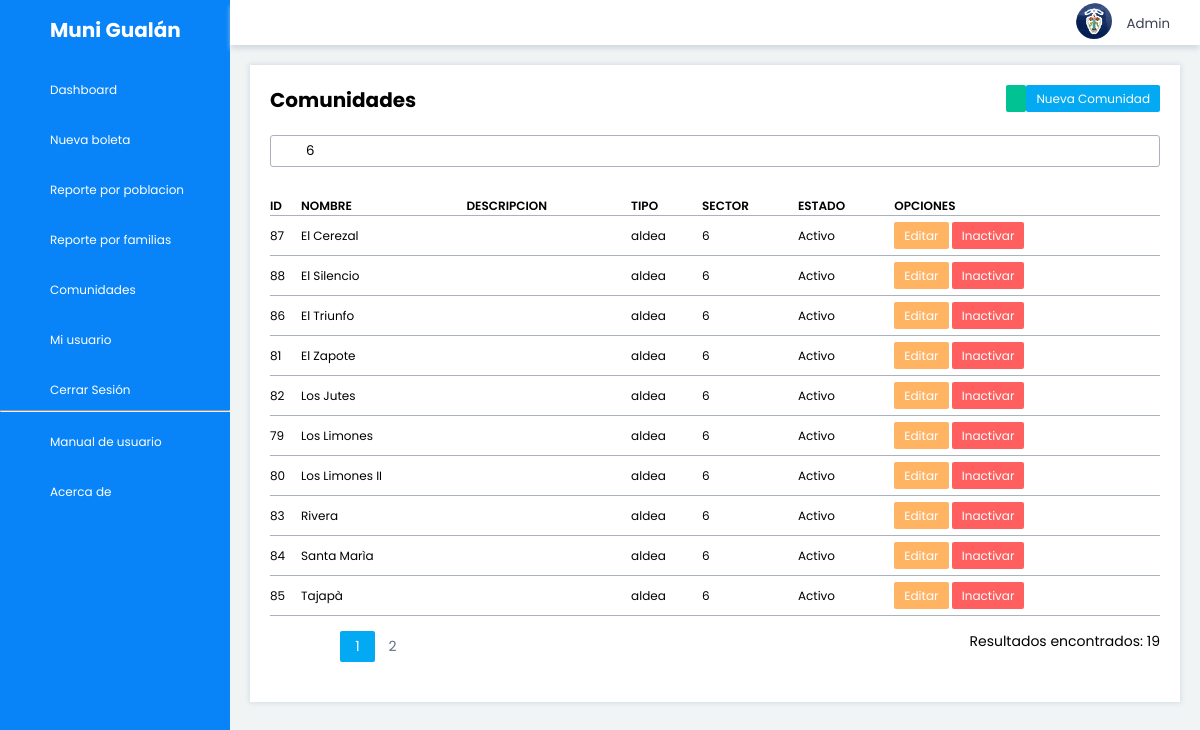
The app's page /indexComunidad.php?b=6 (signed in) with its own data.
### tables this page shows
CREATE TABLE IF NOT EXISTS `tbl_comunidad` (
`id_comunidad` int(11) NOT NULL AUTO_INCREMENT,
`nombre` varchar(50) NOT NULL,
`descripcion` varchar(250),
`tipo` varchar(50),
`id_sector` int(11) NOT NULL,
`estado` int(11) NOT NULL,
PRIMARY KEY (`id_comunidad`)
);

### controllers/conexion.php (called while the page is built, shortened)
<?php
class Conexion{
    public function Conexion()
    {
        try{
            $this->pdo = new PDO("mysql:host=".DB_HOST.";dbname=".DB_BASE_DATOS, DB_USER, DB_PASS);
        } catch (Exception $e){
            echo "Error: " . $e->getMessage();
            die('Error'.$e->getMessage());
        }
    }
}
?>

### controllers/comunidadController.php (called while the page is built, shortened)
<?php
include_once ('conexion.php');
class comunidadController{
    public function contarRegistros($buscar){
        try
        {
            $conexion = new Conexion();
            $sql = "SELECT COUNT(*) AS total_registros FROM tbl_comunidad WHERE
                    (id_comunidad LIKE '%$buscar%' OR nombre LIKE '%$buscar%' OR descripcion LIKE '%$buscar%')";
            $stmt = $conexion->pdo->prepare($sql);
            $stmt->execute();
            $registro = $stmt->fetch(PDO::FETCH_OBJ);
            return $registro->total_registros;
        }catch(Exception $e)
        {
            echo 'Error '. $e;
        }
    }
    public function listar($buscar, $desde, $hasta)
    {
        try
        {
            $conexion = new Conexion();
            $resultado = array();
            $sql = "SELECT c.id_comunidad, c.nombre as comunidad, c.descripcion, c.id_sector, c.estado, c.tipo
            FROM tbl_comunidad as c INNER JOIN tbl_sector as s on c.id_sector = s.id_sector
            WHERE (c.nombre LIKE '%$buscar%' OR s.nombre LIKE '%$buscar%' ) ORDER BY c.nombre ASC LIMIT $desde, $hasta";
            $stmt = $conexion->pdo->prepare($sql);
            $stmt->execute();
            foreach($stmt->fetchAll(PDO::FETCH_OBJ) as $registro)
            {
                $r = array(
                    'id_comunidad' => $registro->id_comunidad,
                    'comunidad' => $registro->comunidad,
                    'descripcion' => $registro->descripcion,
                    'id_sector' => $registro->id_sector,
                    'estado' => $registro->estado,
                    'tipo' => $registro->tipo
                );
                $resultado[] = $r;
            }
            return $resultado;
        }
        catch (Exception $e)
        {
            die('Error de: '.$e->getMessage());
        }
    }
}
?>

### indexComunidad.php (the view, shortened to what this page needs)
<?php
    include_once ('views/layout/header.php');
    include_once ('views/layout/sidebar.php');
    include_once ('views/layout/topbar.php');
    include_once ('controllers/comunidadController.php');
    $controlador = new comunidadController();
    $buscar = $_GET['b'];
    $total_registros = $controlador->contarRegistros($buscar);
    $registros_por_pagina = 10;
    if(empty($_GET['pagina'])){
        $pagina = 1;
    }else{
        $pagina = $_GET['pagina'];
    }
    $desde = ($pagina - 1) * $registros_por_pagina;
    $total_paginas = ceil($total_registros/$registros_por_pagina);
    $resultado = $controlador->listar($buscar, $desde, $registros_por_pagina);
?>
<div class="content-wrapper">
    <div class="content">
        <div class="row">
            <div class="box scroll-x color-light">
                <div class="box-header">
                    <h2>Comunidades</h2>
                    <div>
                        <a href="indexComunidad.php" class="btn color-success text-light"><i class="las la-sync-alt"></i></a>
                        <a href="createComunidad.php" class="btn color-primary text-light">Nueva Comunidad</a>
                    </div>
                </div>
                <form role="form" name="buscar" id="buscar" method="GET" action="indexComunidad.php" class="search">
                    <label>
                        <input type="text" placeholder="Buscar" name="b" value="<?php echo $buscar; ?>">
                    </label>
                </form>
                <table class="table tabla-normal-ancho">
                    <thead>
                        <td>ID</td>
                        <td>NOMBRE</td>
                        <td>DESCRIPCION</td>
                        <td>TIPO</td>
                        <td>SECTOR</td>
                        <td>ESTADO</td>
                        <td>OPCIONES</td>
                    </thead>
                    <tbody>
                        <?php
                        foreach ($resultado as $r){
                        ?>
                        <tr>
                            <td><?php echo $r['id_comunidad']; ?></td>
                            <td><?php echo $r['comunidad']; ?></td>
                            <td><?php echo $r['descripcion']; ?></td>
                            <td><?php echo $r['tipo']; ?></td>
                            <td><?php echo $r['id_sector']; ?></td>
                            <td>
                                <?php
                                if($r['estado']==0){
                                    echo "Inactivo";
                                } else if($r['estado']==1){
                                    echo "Activo";
                                }
                                ?>
                            </td>
                            <td>
                                <a href="editComunidad.php?id_comunidad=<?php echo $r['id_comunidad']; ?>" class="btn color-warning">Editar</a>
                                <?php if($r['estado']==1){ ?>
                                <a href="#" product="<?php echo $r['id_comunidad']; ?>" class="btn color-danger inactivar_comunidad">Inactivar</a>
                                <?php }else  if($r['estado']==0){?>
                                <a href="#" product="<?php echo $r['id_comunidad']; ?>" class="btn color-primary activar_comunidad">Activar</a>
                                <?php } ?>
                            </td>
                        </tr>
                        <?php
                        }
                        ?>
                    </tbody>
                </table>
                <div class="box-footer">
                    <div class="paginador">
                        <ul>
                            <li><a href="?pagina=<?php echo 1; ?>&b=<?php echo $buscar; ?>"><i class="las la-angle-double-left"></i></a></li>
                            <li><a href="?pagina=<?php echo $pagina - 1; ?>&b=<?php echo $buscar; ?>"><i class="las la-angle-left"></i></a></li>
                            <?php
                            for($i=1; $i <= $total_paginas ; $i++){
                                if($i == $pagina){
                                    echo '<li class="paginaSelect">'.$i.'</li>';
                                }else{
                                echo '<li><a href="?pagina='.$i.'&b='.$buscar.'">'.$i.'</a></li>';
                                }
                            }
                            ?>
                            <li><a href="?pagina=<?php if($pagina < $total_paginas){echo $pagina + 1;}else{echo $pagina;}?>&b=<?php echo $buscar; ?>"><i class="las la-angle-right"></i></a></li>
                            <li><a href="?pagina=<?php echo $total_paginas; ?>&b=<?php echo $buscar; ?>"><i class="las la-angle-double-right"></i></a></li>
                        </ul>
                    </div>
                    <div><p style="font-size: 14px;">Resultados encontrados: <?php echo $total_registros ?></p></div>
                </div>
            </div>
        </div>
    </div>
</div>
<?php
    include_once 'views/layout/footer.php';
?>

### css/style.css (style rules this page uses)
:root { --main-color: #0884f8; --dark-color: #009CAD; --light-color: #45D5E6; --white-color: #ffffff; --hover-color: #46a1f7; --text-grey: #607086; --base-color: #f0f4f5; --blue: #03a9f3; --indigo: #6610f2; --purple: #ab8ce4; --pink: #E91E63; --red: #f96868; --orange: #fb9678; --yellow: #ffb463; --green: #00c292; --teal: #58d8a3; --cyan: #57c7d4; --white: #ffffff; --gray: #6c757d; --gray-dark: #0f1531; --gray-light: #aab2bd; --gray-lighter: #d4dce2; --gray-lightest: #e6e9ed; --black: #000000; --primary: #03a9f3; --secondary: #f4f4f4; --success: #00c292; --info: #ab8ce4; --warning: #ffb463; --danger: #ff5f5f; --light: #ffffff; --dark: #3a3f51; --t1: 30px; --t2: 25px; --t3: 20px; --t4: 16px; --t5: 14px; --t6: 12px; --t7: 10px; --t8: 8px; }
.color-primary { background: var(--primary); }
.color-success { background: var(--success); }
.color-warning { background: var(--warning); }
.color-danger { background: var(--danger); }
.color-light { background: var(--light); }
.text-light { color: var(--white-color); }
.text-light { color: var(--light); }
* { font-family: 'Poppins', sans-serif; margin: 0; padding: 0; box-sizing: border-box; }
body { overflow-x: hidden; }
h2 { font-size: var(--t3); }
.content-wrapper { width: 100%; padding: 20px; }
.content-wrapper .content { padding: 0px; }
.row { position: relative; width: 100%; display: grid; grid-gap: 20px; grid-template-columns: repeat(1,1fr); padding-bottom: 20px; }
.box { position: relative; display: grid; width: 100%; padding: 20px; box-shadow: 0px 0px 5px 1px var(--gray-lighter); }
.box .box-header { display: flex; justify-content: space-between; align-items: flex-start; margin-bottom: 20px; }
.box-header { display: flex; justify-content: space-between; align-items: flex-start; margin-bottom: 20px; }
.box .box-footer { display: flex; justify-content: space-between; align-items: flex-start; margin-bottom: 20px; margin-top: 15px; }
.btn { position: relative; padding: 5px 10px; color: var(--light); text-decoration: none; border-radius: 3px; font-size: var(--t6); border: none; cursor: pointer; border-radius: 2px; }
.tabla-normal-ancho { width: 100%; }
.table { border-collapse: collapse; margin-top: 30px; }
.table thead td { font-weight: 600; font-size: var(--t6); }
.table tbody tr { height: 40px; min-height: 40px; min-height: 80px; }
.table tbody { font-size: var(--t6); }
.table tbody tr { border-bottom: 1px solid var(--gray-light); }
.table tbody tr:last-child { border-bottom: 1.5px solid var(--gray-light); }
.paginador ul { list-style: none; background: var(--white-color); display: flex; justify-content: flex-start; }
.paginador a, .paginaSelect { color: var(--text-grey); padding: 5px; display: inline-block; font-size: 14px; text-align: center; width: 35px; text-decoration: none; }
.paginaSelect { background: var(--primary); color: var(--white-color); border-radius: 2px; }
.search { position: relative; width: 100%; height: 32px; border: 1px solid var(--gray-light); font-size: medium; border-radius: 3px; }
.search label { position: relative; width: 100%; }
.search label input { width: 100%; height: 30px; border-radius: 10px; padding: 5px 20px; padding-left: 35px; outline: none; border: none; }
.scroll-x { overflow-x: auto; }

### records on screen
tbl_comunidad: id_comunidad "87", nombre "El Cerezal", tipo "aldea", id_sector "6", estado "Activo"
tbl_comunidad: id_comunidad "88", nombre "El Silencio", tipo "aldea", id_sector "6", estado "Activo"
tbl_comunidad: id_comunidad "86", nombre "El Triunfo", tipo "aldea", id_sector "6", estado "Activo"
tbl_comunidad: id_comunidad "81", nombre "El Zapote", tipo "aldea", id_sector "6", estado "Activo"
tbl_comunidad: id_comunidad "82", nombre "Los Jutes", tipo "aldea", id_sector "6", estado "Activo"
tbl_comunidad: id_comunidad "79", nombre "Los Limones", tipo "aldea", id_sector "6", estado "Activo"
tbl_comunidad: id_comunidad "80", nombre "Los Limones II", tipo "aldea", id_sector "6", estado "Activo"
tbl_comunidad: id_comunidad "83", nombre "Rivera", tipo "aldea", id_sector "6", estado "Activo"
tbl_comunidad: id_comunidad "84", nombre "Santa Marìa", tipo "aldea", id_sector "6", estado "Activo"
tbl_comunidad: id_comunidad "85", nombre "Tajapà", tipo "aldea", id_sector "6", estado "Activo"

### other values on screen
$_SESSION['usuario'] "Admin"
$total_registros "19"
